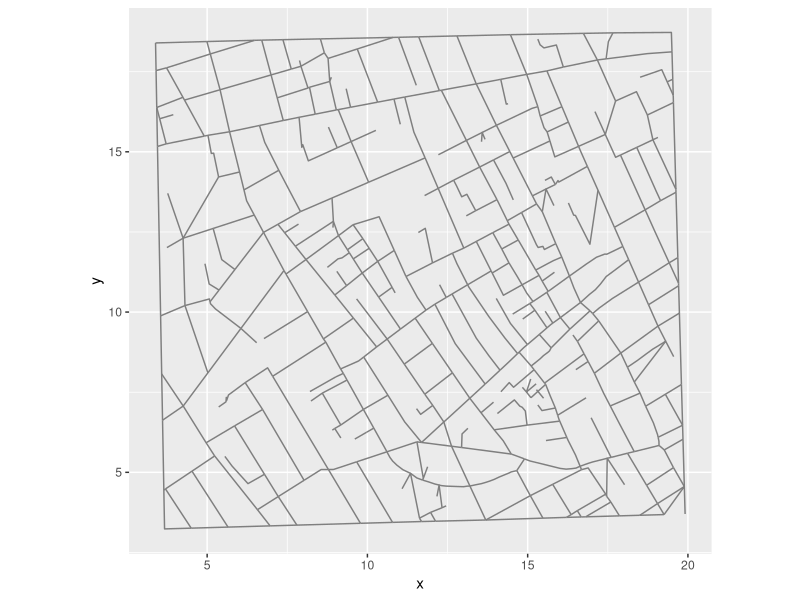
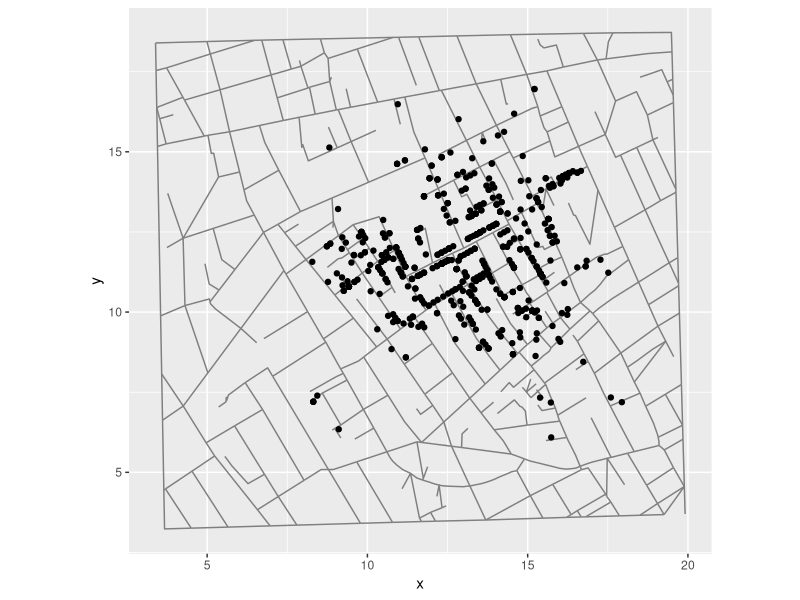
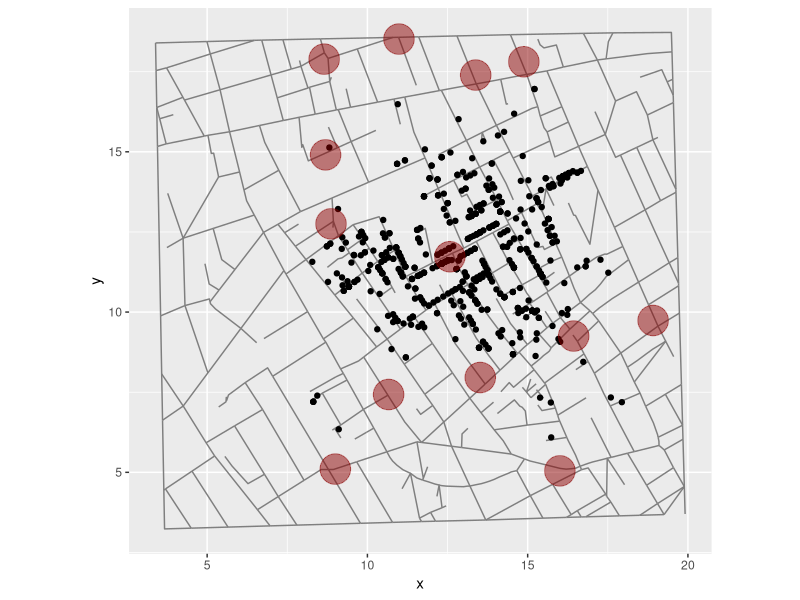
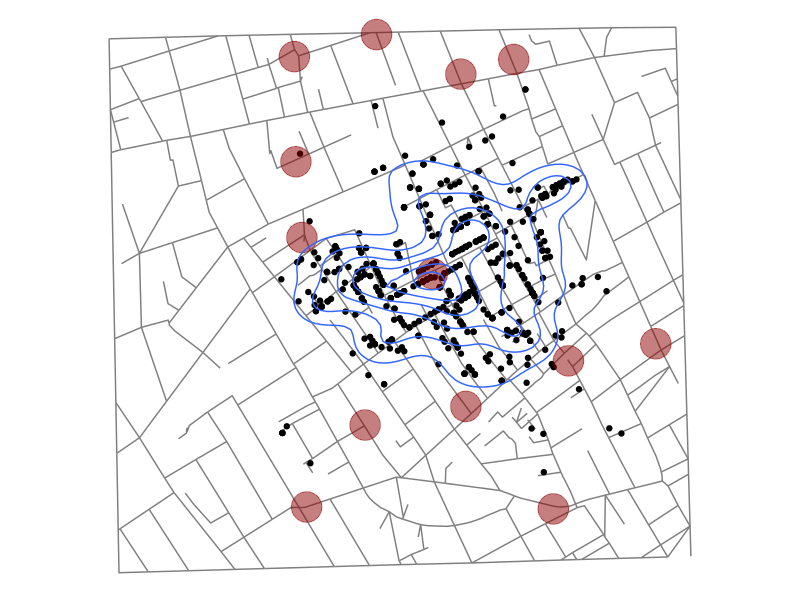

Generate these figures, in order, with R:
# ==============================================================================
#  ____  _____ _____
# |    \|   __| __  |  Data Science with R
# |  |  |__   |    -|  Fall 2023
# |____/|_____|__|__|
#
# Cholera deaths in London, 1854 (John Snow)
#
# ============================= See README file for data sources and details ===

# required packages
library(tidyverse)

# read in the cholera deaths data
fatalities <- readr::read_csv("data/cholera-fatalities.csv")
fatalities

# how many deaths listed?
nrow(fatalities)

# read in the London streets data
streets <- readr::read_csv("data/cholera-streets.csv")
streets

# let's plot the streets
ggplot(data = streets, aes(x = x, y = y, group = street)) +
  geom_line(color = "grey50") +
  coord_equal()

# let's plot both the streets and the deaths
ggplot(data = fatalities, aes(x = x, y = y)) +
  geom_line(data = streets, aes(group = street), color = "grey50") +
  geom_point() +
  coord_equal()

# read in the water pumps data
pumps <- readr::read_csv("data/cholera-pumps.csv")

# let's plot the deaths, pumps and streets
plot <- ggplot(data = fatalities, aes(x = x, y = y)) +
  geom_line(data = streets, aes(group = street), color = "grey50") +
  geom_point() +
  geom_point(data = pumps, color = "darkred", size = 10, alpha = 1/2) +
  coord_equal()

plot

# add density curves, remove extra plot elements
plot +
  geom_density2d(bins = 7) +
  theme_void()

# kthxbye
